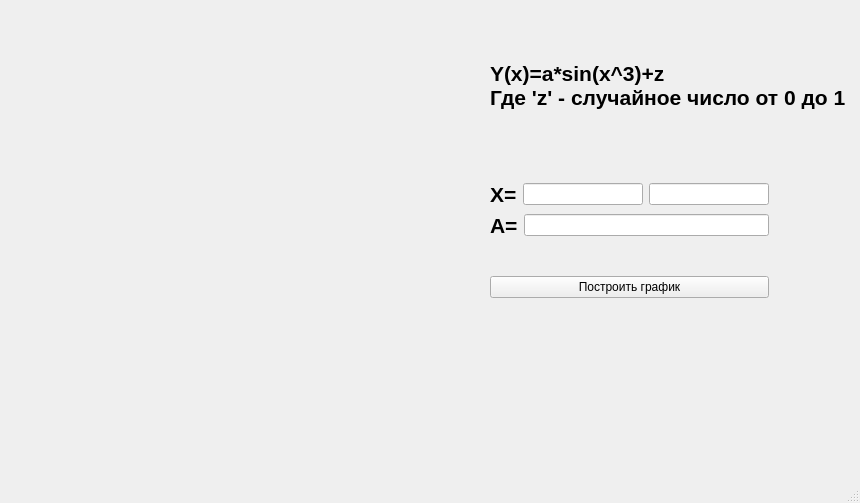
<?xml version="1.0" encoding="UTF-8"?>
<ui version="4.0">
 <class>MainWindow</class>
 <widget class="QMainWindow" name="MainWindow">
  <property name="geometry">
   <rect>
    <x>0</x>
    <y>0</y>
    <width>860</width>
    <height>503</height>
   </rect>
  </property>
  <property name="windowTitle">
   <string>MainWindow</string>
  </property>
  <widget class="QWidget" name="centralwidget">
   <widget class="QCustomPlot" name="widget" native="true">
    <property name="geometry">
     <rect>
      <x>30</x>
      <y>40</y>
      <width>451</width>
      <height>291</height>
     </rect>
    </property>
   </widget>
   <widget class="QLabel" name="label_3">
    <property name="geometry">
     <rect>
      <x>490</x>
      <y>40</y>
      <width>361</width>
      <height>91</height>
     </rect>
    </property>
    <property name="font">
     <font>
      <pointsize>16</pointsize>
      <bold>true</bold>
     </font>
    </property>
    <property name="text">
     <string>Y(x)=a*sin(x^3)+z
Где 'z' - случайное число от 0 до 1</string>
    </property>
   </widget>
   <widget class="QWidget" name="">
    <property name="geometry">
     <rect>
      <x>490</x>
      <y>150</y>
      <width>279</width>
      <height>181</height>
     </rect>
    </property>
    <layout class="QVBoxLayout" name="verticalLayout_2">
     <item>
      <layout class="QVBoxLayout" name="verticalLayout">
       <item>
        <layout class="QHBoxLayout" name="horizontalLayout">
         <item>
          <widget class="QLabel" name="label">
           <property name="font">
            <font>
             <pointsize>16</pointsize>
             <bold>true</bold>
            </font>
           </property>
           <property name="text">
            <string>X=</string>
           </property>
          </widget>
         </item>
         <item>
          <widget class="QLineEdit" name="Xbeg"/>
         </item>
         <item>
          <widget class="QLineEdit" name="Xend"/>
         </item>
        </layout>
       </item>
       <item>
        <layout class="QHBoxLayout" name="horizontalLayout_2">
         <item>
          <widget class="QLabel" name="label_2">
           <property name="font">
            <font>
             <pointsize>16</pointsize>
             <bold>true</bold>
            </font>
           </property>
           <property name="text">
            <string>A=</string>
           </property>
          </widget>
         </item>
         <item>
          <widget class="QLineEdit" name="A"/>
         </item>
        </layout>
       </item>
      </layout>
     </item>
     <item>
      <widget class="QPushButton" name="pushButton">
       <property name="text">
        <string>Построить график</string>
       </property>
      </widget>
     </item>
    </layout>
   </widget>
  </widget>
  <widget class="QMenuBar" name="menubar">
   <property name="geometry">
    <rect>
     <x>0</x>
     <y>0</y>
     <width>860</width>
     <height>22</height>
    </rect>
   </property>
  </widget>
  <widget class="QStatusBar" name="statusbar"/>
 </widget>
 <customwidgets>
  <customwidget>
   <class>QCustomPlot</class>
   <extends>QWidget</extends>
   <header>qcustomplot.h</header>
   <container>1</container>
  </customwidget>
 </customwidgets>
 <resources/>
 <connections/>
</ui>
